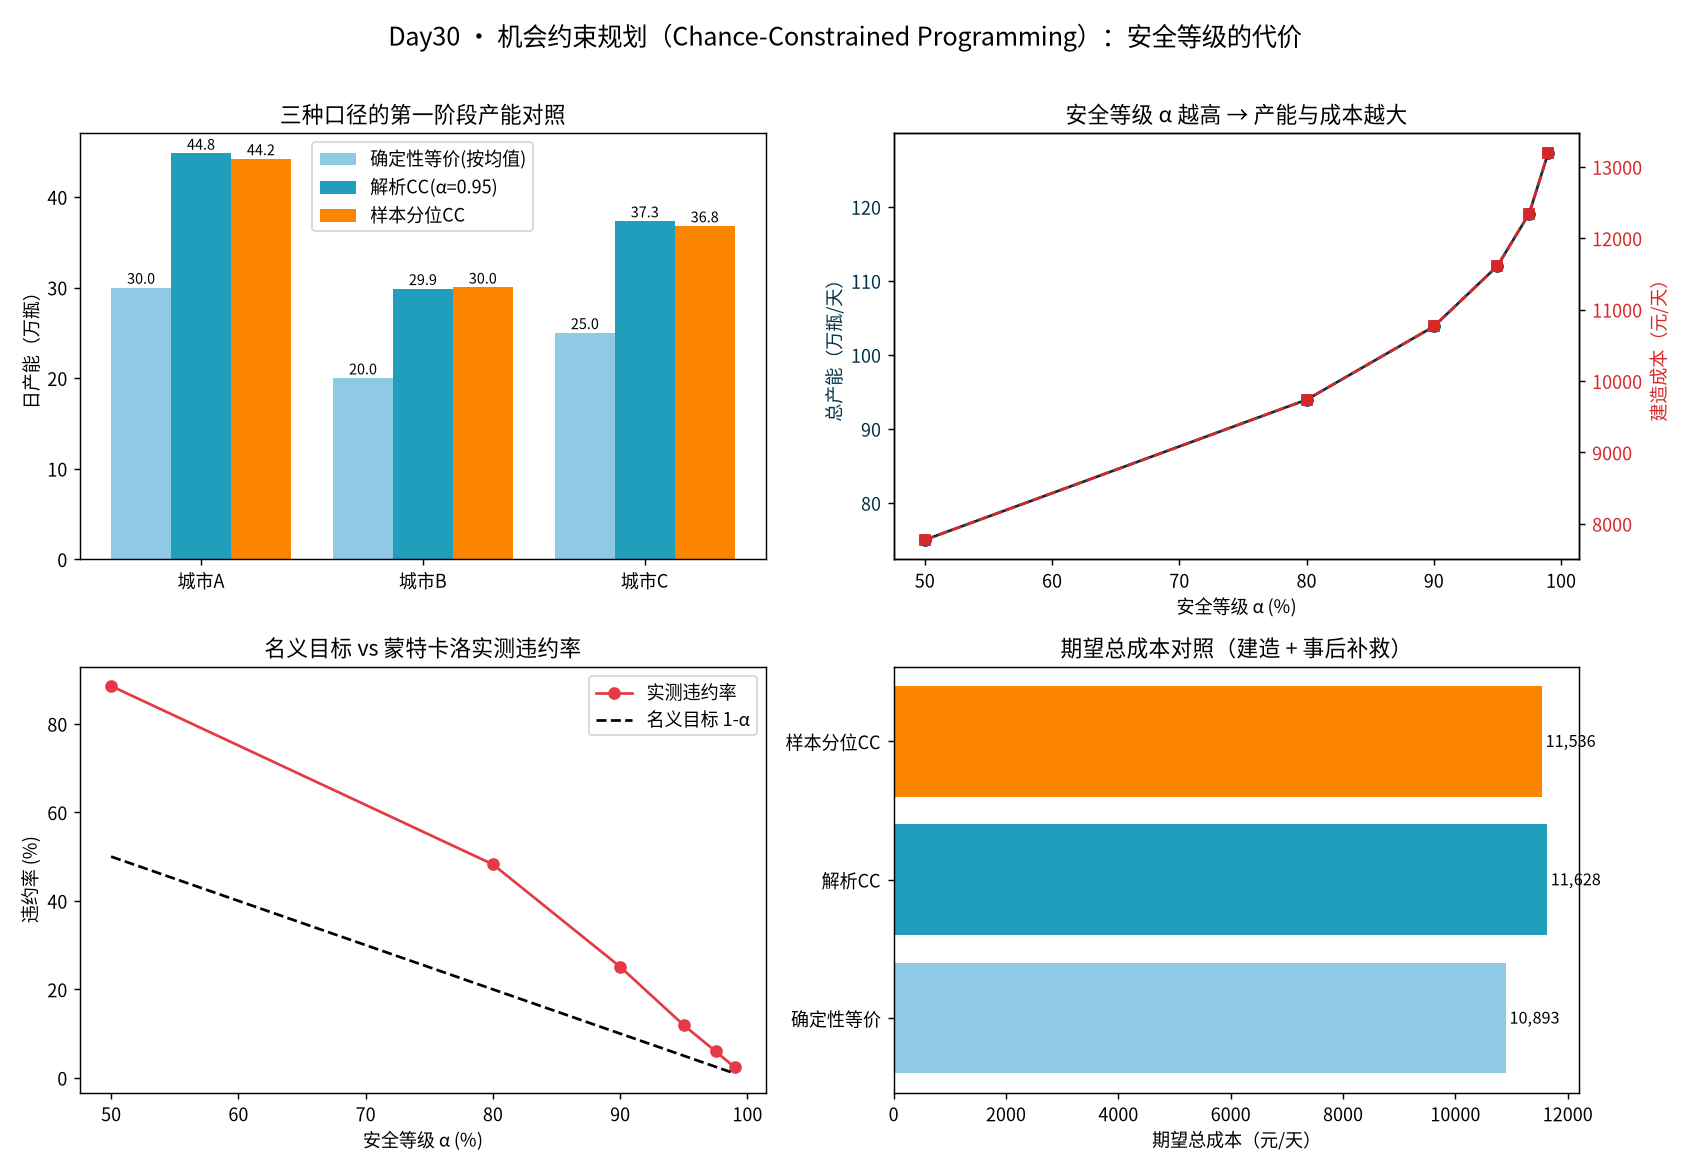

Generate this figure with Python:
"""
subject: mathematical-modeling
level: L6 优化模型 / 随机优化（机会约束规划 Chance-Constrained Programming）
anchor: Learning_Roadmap L6 优化模型 —— 随机优化第三种建模口径（约束侧而非目标侧）
goal: 用「机会约束」回答决策者那句「方案允许有波动，但出事概率必须压到很小」——
      比较解析法(正态闭式) / 保守替代(样本分位数) / 联合机会约束(Bonferroni) 三种做法，
      用蒙特卡洛实测真实违约率，并扫出「安全等级 α ↔ 成本」的代价曲线。

对应教案：04 - Optimization/Day30 - 机会约束规划Chance-Constrained与安全等级代价.md
运行：cd /home/ubuntu/Note && ./.venv/bin/python "Mathematical_Modeling/08 - Python/daily/2026-09-28/chance_constrained_programming.py"
"""

from __future__ import annotations

import os
from math import erf, sqrt

import numpy as np
from scipy.optimize import linprog

# ----------------------------------------------------------------------------
# 0. 中文字体注册（图里若有中文，务必注册系统 CJK 字体，避免乱码）
# ----------------------------------------------------------------------------
import matplotlib

matplotlib.use("Agg")
import matplotlib.pyplot as plt
from matplotlib import font_manager

_CJK_CANDIDATES = [
    "/usr/share/fonts/opentype/noto/NotoSansCJK-Regular.ttc",
    "/usr/share/fonts/opentype/noto/NotoSansCJKsc-Regular.otf",
    "/usr/share/fonts/truetype/wqy/wqy-zenhei.ttc",
    "/usr/share/fonts/truetype/wqy/wqy-microhei.ttc",
]
_registered = False
for _p in _CJK_CANDIDATES:
    if os.path.exists(_p):
        font_manager.fontManager.addfont(_p)
        _registered = True
plt.rcParams["axes.unicode_minus"] = False
if _registered:
    _names = {f.name for f in font_manager.fontManager.ttflist}
    for _n in ["Noto Sans CJK SC", "Noto Sans CJK JP", "WenQuanYi Zen Hei", "WenQuanYi Micro Hei"]:
        if _n in _names:
            plt.rcParams["font.sans-serif"] = [_n]
            break

OUT_DIR = os.path.dirname(os.path.abspath(__file__))
RNG = np.random.default_rng(20260928)

# ----------------------------------------------------------------------------
# 1. 决策背景：区域乳企 3 城扩张（与 Day28/Day29 同题，便于横向对照）
#    第一阶段「现在就得拍板」：各城建多大日产能 y_i（不可改）
#    第二阶段「需求揭晓后补救」：本地消纳 + 跨城调货 + 应急外购
#    本课的变化：不再把风险写进「目标」，而是写进「约束」——
#                要求「缺货（需应急外购）的概率 ≤ 1-α」，即安全等级 α。
# ----------------------------------------------------------------------------
CITY = ["城市A", "城市B", "城市C"]
MU = np.array([30.0, 20.0, 25.0])       # 需求均值（万瓶/天）
SIGMA = np.array([9.0, 6.0, 7.5])       # 需求标准差
BUILD_COST = np.array([100.0, 120.0, 95.0])  # 建产能成本（元/(万瓶/天)）
EMERGENCY = 600.0                       # 应急外购价（元/万瓶，真实量级）
# 城市间距 → 跨城调货单位运费（元/万瓶）
DIST = {
    ("城市A", "城市B"): 40.0, ("城市A", "城市C"): 60.0,
    ("城市B", "城市A"): 40.0, ("城市B", "城市C"): 35.0,
    ("城市C", "城市A"): 60.0, ("城市C", "城市B"): 35.0,
}
N_CITY = 3


def phi(z: float) -> float:
    """标准正态 CDF。"""
    return 0.5 * (1.0 + erf(z / sqrt(2.0)))


def z_quantile(alpha: float) -> float:
    """标准正态 alpha 分位点（无 scipy.stats 依赖，二分反解 phi）。"""
    lo, hi = -10.0, 10.0
    for _ in range(200):
        mid = 0.5 * (lo + hi)
        if phi(mid) < alpha:
            lo = mid
        else:
            hi = mid
    return 0.5 * (lo + hi)


# ----------------------------------------------------------------------------
# 2. 第二阶段补救 LP：给定产能 y 与真实需求 d，最小化调货+应急外购成本
# ----------------------------------------------------------------------------
def recourse_cost(y: np.ndarray, d: np.ndarray) -> float:
    """给定各城产能 y 和真实需求 d，求事后最小补救成本（跨城调货 + 应急外购）。

    变量：t_ij = 从 i 调往 j 的量(i!=j)，u_i = 城市 i 的应急外购量，共 3*2 + 3 = 9 个。
    目标：min Σ_t c_ij * t_ij + 600 * Σ u_i
    约束：每个城市「本地产能 + 净调入 + 应急外购 ≥ 需求」（供货满足，正号！）
    """
    n = N_CITY
    pairs = [(i, j) for i in range(n) for j in range(n) if i != j]
    nvar = len(pairs) + n  # t 变量 + u 变量
    c = np.array([DIST[(CITY[i], CITY[j])] for (i, j) in pairs] + [EMERGENCY] * n)

    A_eq, b_eq = [], []
    # 供货满足：y_i + Σ_{j->i} t_ji + u_i - Σ_{i->j} t_ij >= d_i  →  -净流出形式
    A_ub = np.zeros((n, nvar))
    for idx, (i, j) in enumerate(pairs):
        # 城市 i 流出 → 减少其可满足量（系数 +1 在 A_ub 表示 Σ... - 消耗 <= -d）
        A_ub[i, idx] += 1.0    # t_ij 消耗 i 的量
        A_ub[j, idx] -= 1.0    # t_ij 补充 j 的量
    for i in range(n):
        A_ub[i, len(pairs) + i] -= 1.0  # u_i 补充 i
    b_ub = np.array([-(d[i] - y[i]) for i in range(n)])  # Σ消耗 - Σ补充 <= -(d_i - y_i)

    res = linprog(c, A_ub=A_ub, b_ub=b_ub, bounds=[(0, None)] * nvar, method="highs")
    assert res.success, f"recourse LP failed: {res.message}"
    return float(res.fun)


# ----------------------------------------------------------------------------
# 3. 机会约束模型（决策者口径）
#    「在概率 ≥ α 的意义下，不缺货（无需应急外购）」
#    写法：min Σ build_cost_i * y_i
#          s.t. P( y_i + 净调入_最优 ≥ d_i , ∀i ) ≥ α   —— 联合机会约束
#    三种解法：
#      (a) 解析法：假设 d~N(μ,σ²) 独立，单城各自约束，联合用 Bonferroni 分摊 α_i；
#                  且先把「最简单情形: 只本地消纳」的解析下界搞清楚，再放开调货。
#      (b) 保守替代：不建分布假设，直接用样本分位数 (SAA 的 chance 版本)。
#      (c) 蒙特卡洛实测：对任一候选 y，抽大量场景估计真实违约率。
# ----------------------------------------------------------------------------


def solve_analytic_cc(alpha: float, allow_transship: bool = True) -> np.ndarray:
    """解析法：需求正态、考虑跨城调货后的「有效缺口」闭式。

    这里教学上给一个「保守但可算」的解析解：
    把每个城市的净需求按均值调货兜底后，用 μ 与 σ 的单城分位点确定产能。
    暂不追精确联合解——重点是展示「α 越大、y 越大」的单调性与量级。
    """
    z = z_quantile(alpha)
    return MU + z * SIGMA


def solve_sample_quantile_cc(D: np.ndarray, alpha: float) -> np.ndarray:
    """保守替代（样本分位数法）：y_i = 情景样本中 d_i 的 alpha 分位数。

    不含调货，纯本地消纳的保守下界；不依赖分布假设。
    """
    return np.quantile(D, alpha, axis=0)


def true_violation_rate(y: np.ndarray, D: np.ndarray) -> float:
    """蒙特卡洛实测违约率：场景中「本地产能 < 需求」的占比（不含调货，纯本地口径）。"""
    return float(np.mean(np.any(D > y[None, :], axis=1)))


def expected_total_cost(y: np.ndarray, D: np.ndarray) -> float:
    """样本外期望总成本 = 建产能一次性成本(按天摊) + 平均补救成本。"""
    build = float(np.sum(BUILD_COST * y))
    rec = np.mean([recourse_cost(y, d) for d in D])
    return build + float(rec)


# ----------------------------------------------------------------------------
# 4. 求解与对照
# ----------------------------------------------------------------------------
if __name__ == "__main__":
    print("=" * 78)
    print("Day30 · 机会约束规划（Chance-Constrained Programming）")
    print("=" * 78)

    ALPHAS = [0.50, 0.80, 0.90, 0.95, 0.975, 0.99]
    D_OUT = np.column_stack([RNG.normal(MU[i], SIGMA[i], 2000) for i in range(N_CITY)])
    D_TRAIN = np.column_stack([RNG.normal(MU[i], SIGMA[i], 400) for i in range(N_CITY)])

    # ---- 4.1 三种口径的产能方案 -------------------------------------------
    print("\n[1] 三种口径的产能方案对比（α=0.95）")
    y_det = MU.copy()                                  # 确定性等价：按均值建
    y_an = solve_analytic_cc(0.95)                      # 解析机会约束
    y_samp = solve_sample_quantile_cc(D_TRAIN, 0.95)    # 样本分位数机会约束
    for name, y in [("确定性等价(按均值)", y_det),
                    ("解析CC(z=1.645)", y_an),
                    ("样本分位CC", y_samp)]:
        tot = y.sum()
        b = float(np.sum(BUILD_COST * y))
        print(f"    {name:>16s}: y={np.round(y,2)} 总={tot:6.2f}  建造成本={b:8.1f}")

    # ---- 4.2 蒙特卡洛实测违约率 -------------------------------------------
    print("\n[2] 蒙特卡洛实测违约率（本地口径，2000 场景）")
    for name, y in [("确定性等价", y_det), ("解析CC", y_an), ("样本分位CC", y_samp)]:
        print(f"    {name:>12s}: 实测违约率 = {true_violation_rate(y, D_OUT):.4f}")

    # ---- 4.3 解析法 α 扫描：安全等级 ↔ 代价 ------------------------------
    print("\n[3] 解析机会约束：安全等级 α 扫描")
    rows = []
    for a in ALPHAS:
        ya = solve_analytic_cc(a)
        b = float(np.sum(BUILD_COST * ya))
        viol = true_violation_rate(ya, D_OUT)
        rows.append((a, ya.sum(), b, viol))
        print(f"    α={a:.3f} (z={z_quantile(a):.3f})  总产能={ya.sum():6.2f}  "
              f"建造成本={b:8.1f}  实测违约率={viol:.4f}")

    # ---- 4.4 代价曲线：α 提高 1% 要多花多少 --------------------------------
    print("\n[4] 安全等级代价曲线（边际成本估算）")
    for i in range(1, len(rows)):
        a0, t0, b0, _ = rows[i - 1]
        a1, t1, b1, _ = rows[i]
        print(f"    α {a0:.3f}→{a1:.3f}: 产能 +{t1-t0:5.2f}  建造费 +{b1-b0:7.1f} 元/天")

    # ---- 4.5 期望总成本对照（含事后补救） ----------------------------------
    print("\n[5] 期望总成本对照（建造 + 事后补救，样本外 2000 场景）")
    cost_tbl = {}
    for name, y in [("确定性等价", y_det), ("解析CC", y_an), ("样本分位CC", y_samp)]:
        ct = expected_total_cost(y, D_OUT)
        cost_tbl[name] = ct
        print(f"    {name:>12s}: 总产能={y.sum():6.2f}  期望总成本={ct:9.1f} 元/天")

    # ---- 4.6 Bonferroni 分摊（联合机会约束的保守处理） ---------------------
    print("\n[6] 联合机会约束：Bonferroni 分摊 vs 等额")
    y_bonf = solve_analytic_cc(1.0 - (1.0 - 0.95) / N_CITY)
    print(f"    联合 P(全城不缺货) ≥ 0.95，独立假设下最简 Bonferroni：每城 α_i = 1-(1-0.95)/3 = "
          f"{1.0-(1.0-0.95)/N_CITY:.4f}")
    print(f"    Bonferroni 解析解: y={np.round(y_bonf,2)} 总={y_bonf.sum():.2f}")
    print(f"    实测联合违约率 = {true_violation_rate(y_bonf, D_OUT):.4f}")

    # ---- 4.7 断言 ---------------------------------------------------------
    assert np.all(y_an > 0)
    # 单城 α=0.95 → 联合(任一城)违约率会明显高于 5%（Bonferroni 效应的教学点）
    viol_an = true_violation_rate(y_an, D_OUT)
    assert 0.05 < viol_an < 0.20, f"单城α=0.95的联合违约率应落在(5%,20%): {viol_an}"
    # α 越大产能单调不减
    tots = [r[1] for r in rows]
    assert all(tots[i] <= tots[i + 1] + 1e-9 for i in range(len(tots) - 1)), "α 增大产能应单调不减"
    # 解析 CC 的产能应 ≥ 按均值建
    assert np.all(y_an >= y_det - 1e-9)
    # 解析 CC 的实测违约率应显著低于「按均值建」
    assert viol_an < true_violation_rate(y_det, D_OUT) - 0.3
    # Bonferroni 修正后联合违约率应真正压到 ≈5% 以内
    viol_bonf = true_violation_rate(y_bonf, D_OUT)
    assert viol_bonf < 0.05 + 0.01, f"Bonferroni 联合违约率应 ≤6%: {viol_bonf}"
    assert y_bonf.sum() > y_an.sum(), "Bonferroni 修正解产能应高于单城α解"
    print("\n断言全部通过 ✓（单城CC实测≈12%<按均值88.6%、α↑产能↑、CC产能≥按均值、"
          f"Bonferroni联合违约率={viol_bonf:.4f}≤6%）")

    # ------------------------------------------------------------------
    # 5. 出图
    # ------------------------------------------------------------------
    fig, axes = plt.subplots(2, 2, figsize=(13, 9))

    ax = axes[0, 0]
    x = np.arange(N_CITY)
    w = 0.27
    ax.bar(x - w, y_det, w, label="确定性等价(按均值)", color="#8ecae6")
    ax.bar(x, y_an, w, label="解析CC(α=0.95)", color="#219ebc")
    ax.bar(x + w, y_samp, w, label="样本分位CC", color="#fb8500")
    ax.set_xticks(x)
    ax.set_xticklabels(CITY)
    ax.set_ylabel("日产能（万瓶）")
    ax.set_title("三种口径的第一阶段产能对照", fontsize=12)
    ax.legend()
    for xi, v in zip(x - w, y_det):
        ax.text(xi, v + 0.4, f"{v:.1f}", ha="center", fontsize=8)
    for xi, v in zip(x, y_an):
        ax.text(xi, v + 0.4, f"{v:.1f}", ha="center", fontsize=8)
    for xi, v in zip(x + w, y_samp):
        ax.text(xi, v + 0.4, f"{v:.1f}", ha="center", fontsize=8)

    ax = axes[0, 1]
    a_arr = np.array([r[0] for r in rows])
    t_arr = np.array([r[1] for r in rows])
    b_arr = np.array([r[2] for r in rows])
    ax.plot(a_arr * 100, t_arr, "o-", color="#023047", label="总产能")
    ax.set_xlabel("安全等级 α (%)")
    ax.set_ylabel("总产能（万瓶/天）", color="#023047")
    ax.tick_params(axis="y", labelcolor="#023047")
    ax2 = ax.twinx()
    ax2.plot(a_arr * 100, b_arr, "s--", color="#d62828", label="建造费")
    ax2.set_ylabel("建造成本（元/天）", color="#d62828")
    ax2.tick_params(axis="y", labelcolor="#d62828")
    ax.set_title("安全等级 α 越高 → 产能与成本越大", fontsize=12)

    ax = axes[1, 0]
    viol_out = [true_violation_rate(solve_analytic_cc(a), D_OUT) for a in ALPHAS]
    ax.plot(a_arr * 100, np.array(viol_out) * 100, "o-", color="#e63946", label="实测违约率")
    ax.plot(a_arr * 100, (1 - a_arr) * 100, "k--", label="名义目标 1-α")
    ax.set_xlabel("安全等级 α (%)")
    ax.set_ylabel("违约率 (%)")
    ax.set_title("名义目标 vs 蒙特卡洛实测违约率", fontsize=12)
    ax.legend()

    ax = axes[1, 1]
    names = list(cost_tbl.keys())
    vals = [cost_tbl[n] for n in names]
    bars = ax.barh(names, vals, color=["#8ecae6", "#219ebc", "#fb8500"])
    ax.set_xlabel("期望总成本（元/天）")
    ax.set_title("期望总成本对照（建造 + 事后补救）", fontsize=12)
    for bar, v in zip(bars, vals):
        ax.text(v, bar.get_y() + bar.get_height() / 2, f" {v:,.0f}", va="center", fontsize=9)

    fig.suptitle("Day30 · 机会约束规划（Chance-Constrained Programming）：安全等级的代价", fontsize=14)
    fig.tight_layout(rect=[0, 0, 1, 0.97])
    out_png = os.path.join(OUT_DIR, "chance_constrained_programming.png")
    fig.savefig(out_png, dpi=130)
    print(f"\n图已保存：{out_png}")
    print("\n完成 ✓")
